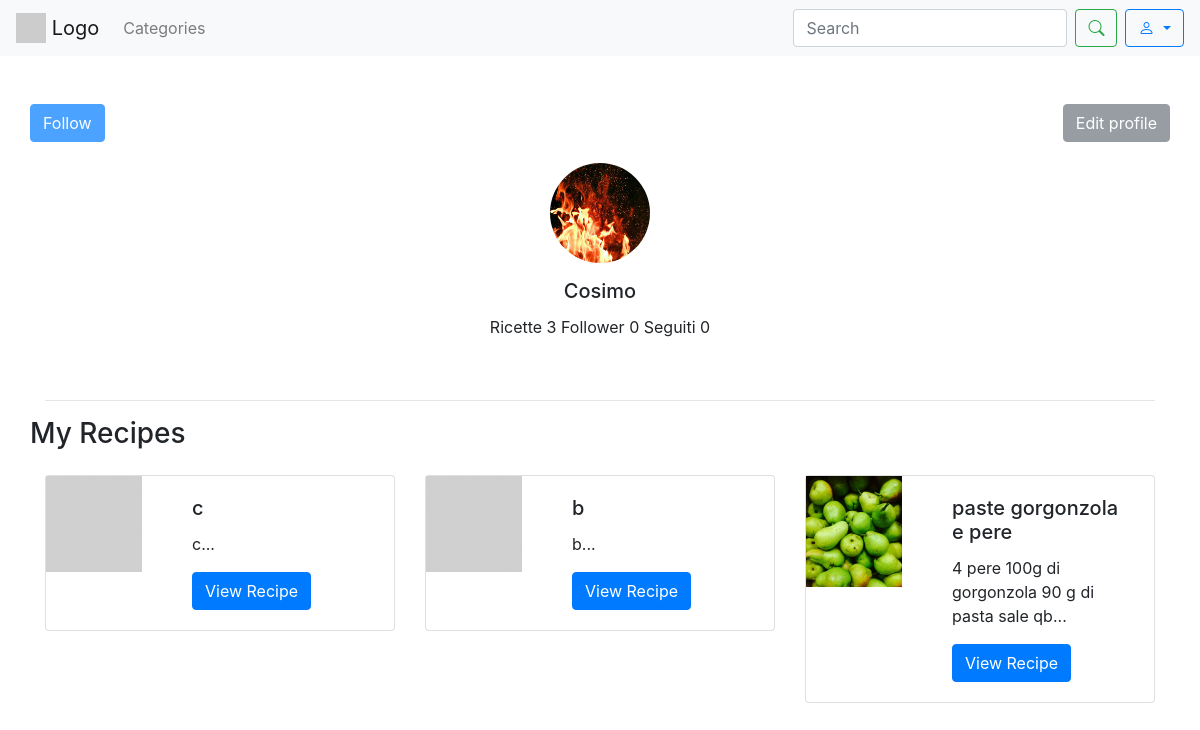
/profilo/ (signed in), run on an earlier commit of the app's database.
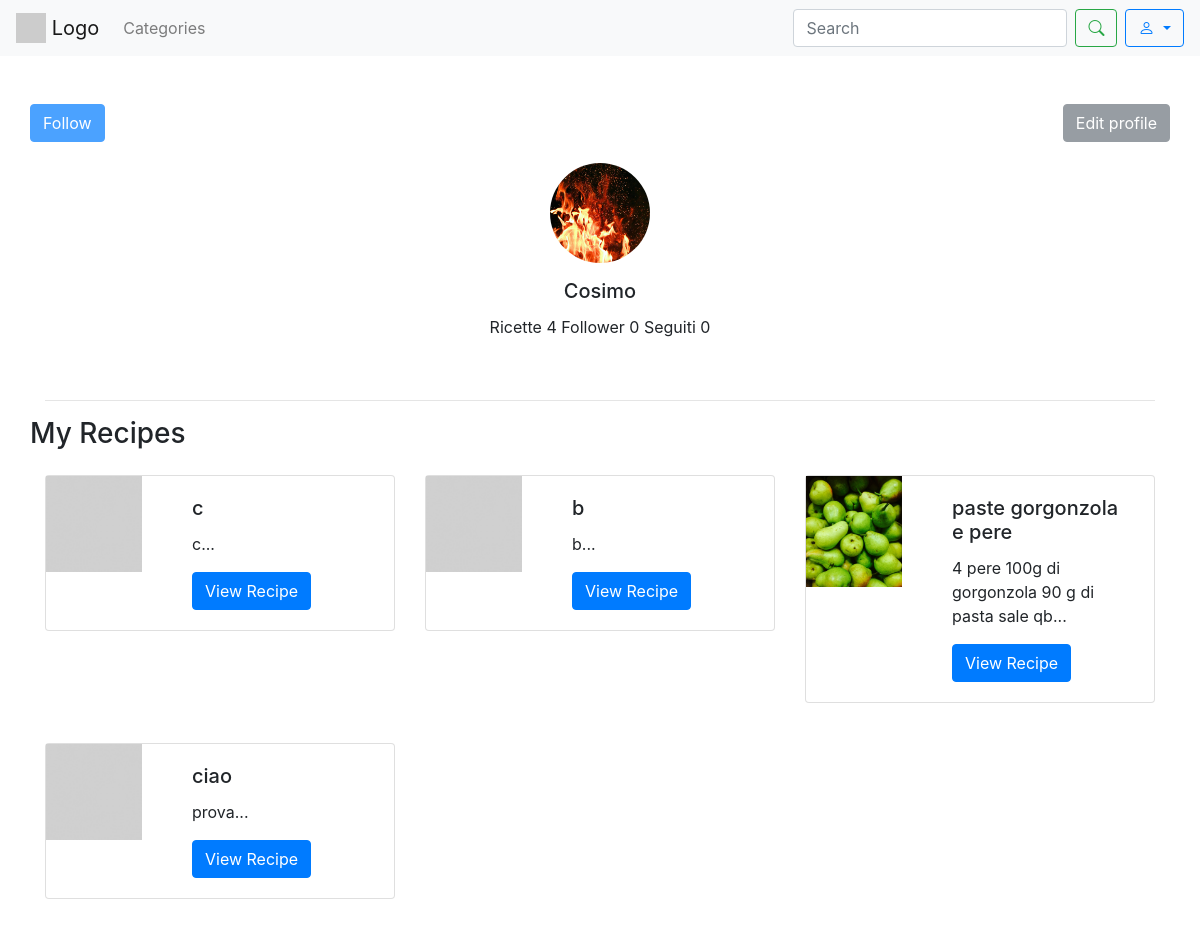
And on a later commit of the database.
### sito/models.py (models this page shows, shortened)
class CustomUser(AbstractUser):
    profile_image = models.ImageField(upload_to='profile_images/', blank=True, null=True)
    def get_profile_picture_url(self):
        if self.profile_image:
            return self.profile_image.url
        return static('images/defaultprofile.jpg')
    def count_recipes(self):
        return self.recipe_set.count()
    def count_followers(self):
        return self.followers.count()
    def count_following(self):
        return self.following.count()

class Recipe(models.Model):
    title = models.CharField(max_length=200)
    photo = models.ImageField(upload_to='recipes_photos/', blank=True, null=True)
    preparationtime = models.CharField(help_text="Totale tempo di preparazione (es: 1 hour 30 minutes)", max_length=200,
                                       blank=True, null=True)
    category = models.ForeignKey(Category, on_delete=models.CASCADE)
    user = models.ForeignKey('CustomUser', on_delete=models.CASCADE)
    ingredients = models.TextField()
    instructions = models.TextField()

### sito/views.py (the view)
# urls.py: path("profilo/", profilo, name='profilo'),
def profilo(request):
    recipes = Recipe.objects.filter(user=request.user)
    return render(request, 'profile.html', {'recipes': recipes})

### template/profile.html (shortened to what this page needs)
<!DOCTYPE html>
{% load static %}
<html lang="en">
<head>
    <link rel="stylesheet" href="https://maxcdn.bootstrapcdn.com/bootstrap/4.5.2/css/bootstrap.min.css">
    <link rel="stylesheet" href="https://cdn.jsdelivr.net/npm/bootstrap-icons/font/bootstrap-icons.css">
</head>
<body>
    <nav class="navbar navbar-expand-lg navbar-light bg-light">
        <a class="navbar-brand" href="{% url 'homepage' %}">
            <img src="https://via.placeholder.com/30" alt="Logo" class="d-inline-block align-top">
            Logo
        </a>
            <ul class="navbar-nav mr-auto">
                <li class="nav-item">
                    <a class="nav-link" href="#">Categories</a>
                </li>
            </ul>
            <form class="form-inline my-2 my-lg-0">
                <input class="form-control mr-sm-2" type="search" placeholder="Search" aria-label="Search">
                <button class="btn btn-outline-success my-2 my-sm-0" type="submit"><i class="bi bi-search"></i></button>
            </form>
            <div class="dropdown ml-2">
                <button class="btn btn-outline-primary dropdown-toggle" type="button" id="userDropdown" data-toggle="dropdown" aria-haspopup="true" aria-expanded="false">
                    <i class="bi bi-person"></i>
                </button>
            </div>
    </nav>
    <div class="container py-5">
        <div class="row justify-content-between">
            <button type="button" class="btn btn-primary" style="opacity: 0.7;">Follow</button>
            <a class="btn btn-secondary"  href="{% url 'mysetting' %}" role="button" style="opacity: 0.7;">Edit profile</a>
        </div>
        <div class="row justify-content-center">
            <div class="col-md-6 text-center">
                <div class="card border-white mb-4">
                    <div class="card-body">
                        <img src=" {{ user.get_profile_picture_url }} " alt="Profile Picture" class="rounded-circle img-fluid mb-3" style="width: 100px; height: 100px;">
                        <h5 class="card-title">{{ user.username }}</h5>
                        <p class="card-text">Ricette {{ user.count_recipes }} Follower {{ user.count_followers }} Seguiti {{ user.count_following }} </p>
                    </div>
                </div>
            </div>
        </div>
        <hr>
        <div class="row">
            <h3 class="text-center mb-4">My Recipes</h3>
        </div>
        <div class="row">
                {% for recipe in recipes %}
                <div class="col-md-4 mb-4">
                    <div class="card mb-3" style="max-width: 540px;">
                        <div class="row g-0">
                              <div class="col-md-4">
                                  {% if recipe.photo %}
                                    <img src=" {{ recipe.photo.url }} " class="img-fluid rounded-start" alt="foto ricetta" >
                                  {% else %}
                                    <img src="{% static 'images/defaultrecipe.jpg' %}" class="img-fluid rounded-start" alt="foto ricetta">
                                  {% endif %}
                              </div>
                            <div class="col-md-8">
                                <div class="card-body">
                                    <h5 class="card-title">{{ recipe.title }}</h5>
                                    <p class="card-text">{{ recipe.ingredients|slice:":100" }}...</p>
                                    <a href="{% url 'recipe_detail' recipe.id %}" class="btn btn-primary">View Recipe</a>
                                </div>
                            </div>
                        </div>
                    </div>
                </div>
            {% endfor %}
        </div>
    </div>
</body>
</html>

What changed in the data, as far as the page shows it:
changed CustomUser "Cosimo": count_recipes "3" → "4"
added Recipe: title "ciao", ingredients "prova"
